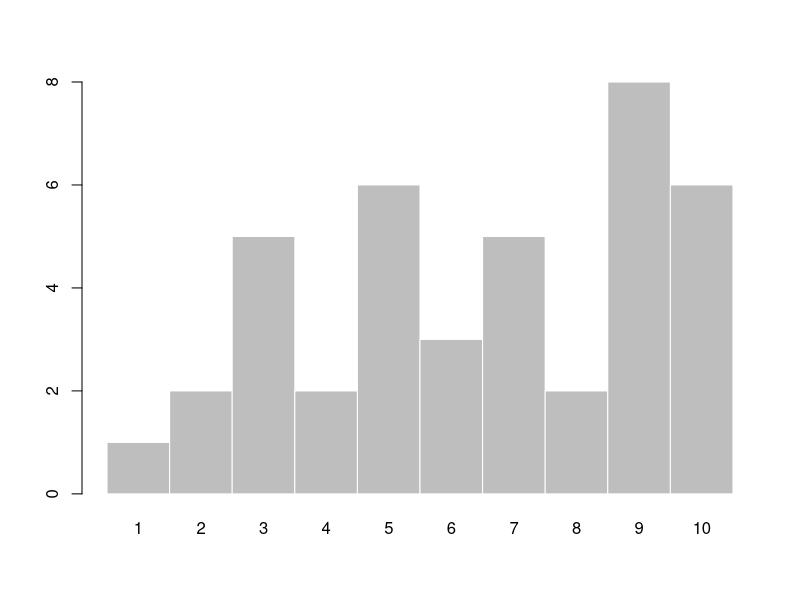
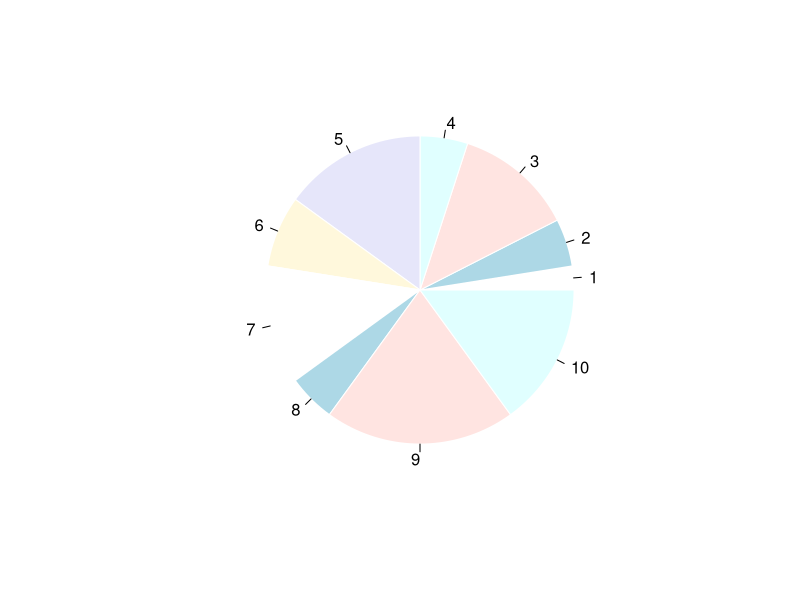
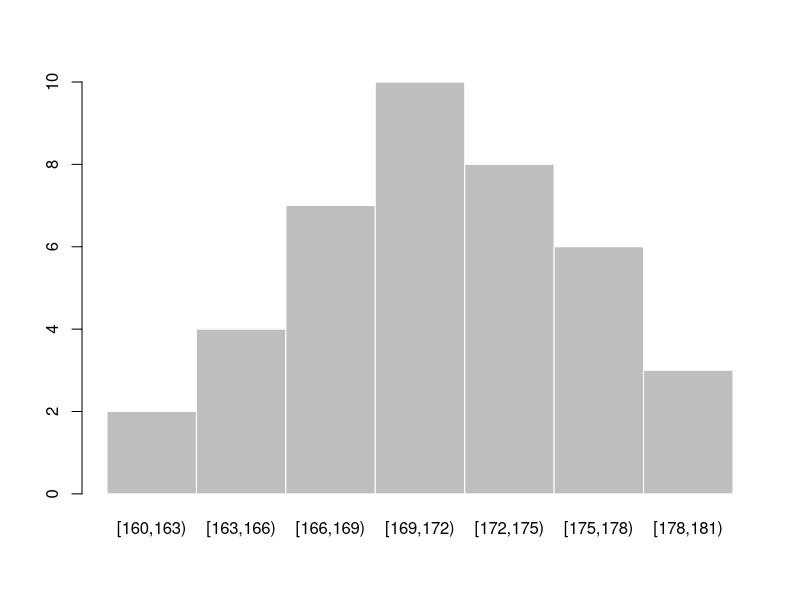
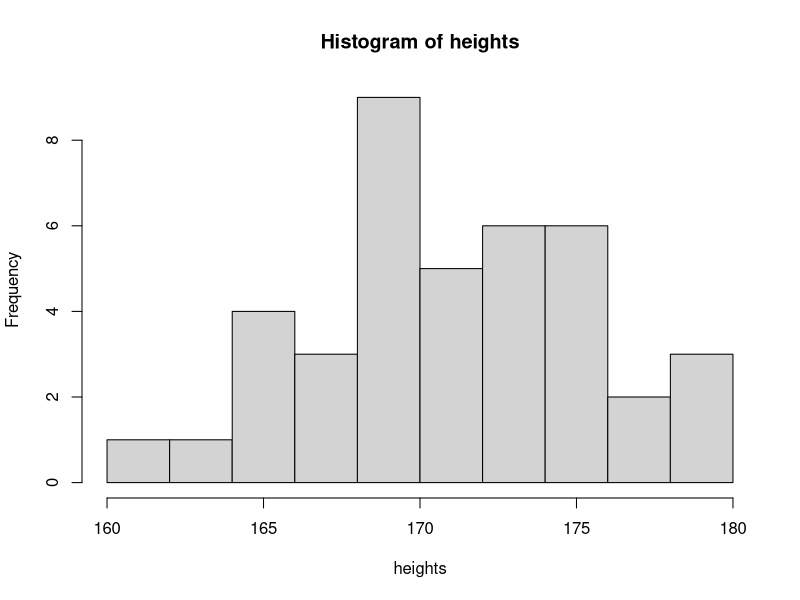
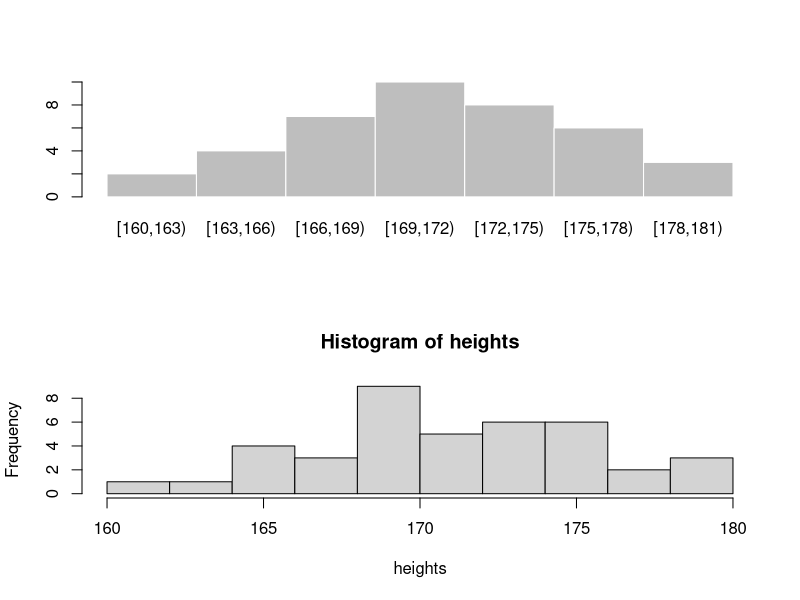
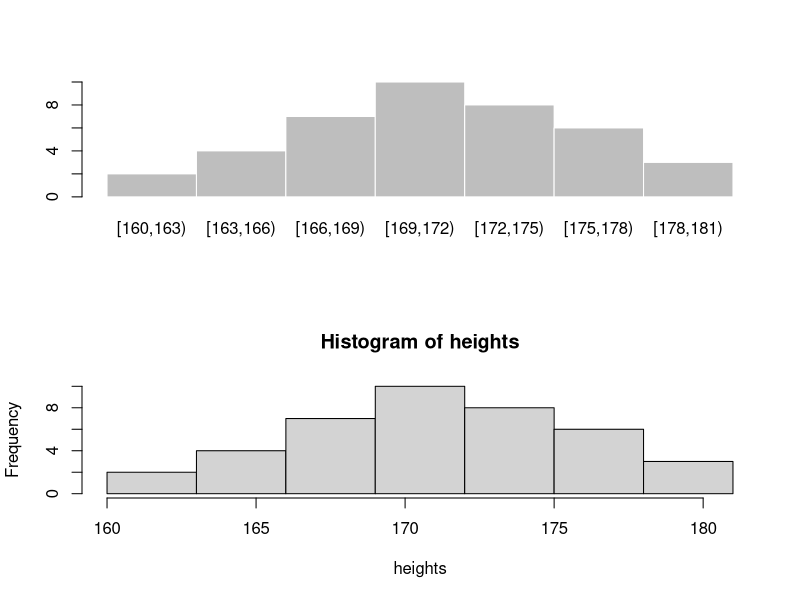
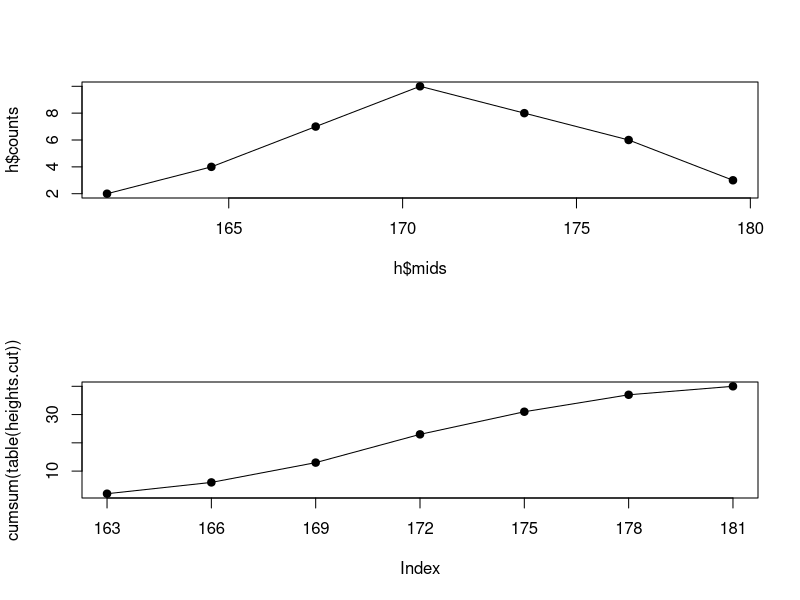
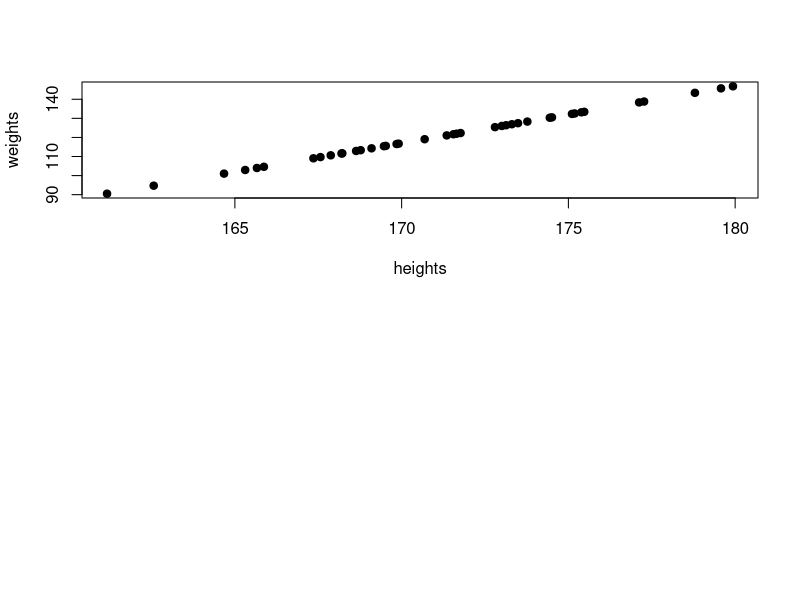

These charts were generated, in order, by the following R code:
## ---- chunk 1
set.seed(123)
ranks <- as.factor(sample(10,40,replace = T ))
ranks
## ---- chunk 2
table(ranks)
## ---- chunk 3
barplot(table(ranks), space = 0, border = 0)
## ---- chunk 4
table(ranks)/length(ranks)
## ---- chunk 5
table(ranks)/length(ranks)*100
## ---- chunk 6
pie(table(ranks), border = 0)
## ---- chunk 7
set.seed(123)
heights <- rnorm(40, 171, 5)
heights
## ---- chunk 8
b <- seq(160, 181, 3)
heights.cut <- cut(heights, breaks = b, right = F)
table(heights.cut)
## ---- chunk 9
table(heights.cut)/length(heights.cut)
## ---- chunk 10
barplot(table(heights.cut), border = 0, space = 0)
## ---- chunk 11
hist(heights)
## ---- chunk 12
par(mfrow=c(2,1)) 
barplot(table(heights.cut), border = 0, space = 0)
hist(heights)
## ---- chunk 13
par(mfrow=c(2,1)) 
barplot(table(heights.cut), border = 0, space = 0)
hist(heights, breaks = b, right = F)
## ---- chunk 14
stem(heights,scale =2)
## ---- chunk 15
h <- hist(heights, plot = F, breaks = b, right = F)
h$mids
h$counts
## ---- chunk 16
plot(h$mids, h$counts, type="l")
points(h$mids, h$counts, pch = 19)
## ---- chunk 17
cumsum(table(heights.cut))
## ---- chunk 18
cumsum(table(heights.cut)/length(heights))
## ---- chunk 19
plot(cumsum(table(heights.cut)), pch = 19, xaxt = "n")
axis(1,at = 1:(length(b)-1) ,labels = b[2:length(b)])
lines(cumsum(table(heights.cut)))
## ---- chunk 20
set.seed(123)
weights <- rnorm(40, 120, 15)
plot(heights, weights, pch = 19)
